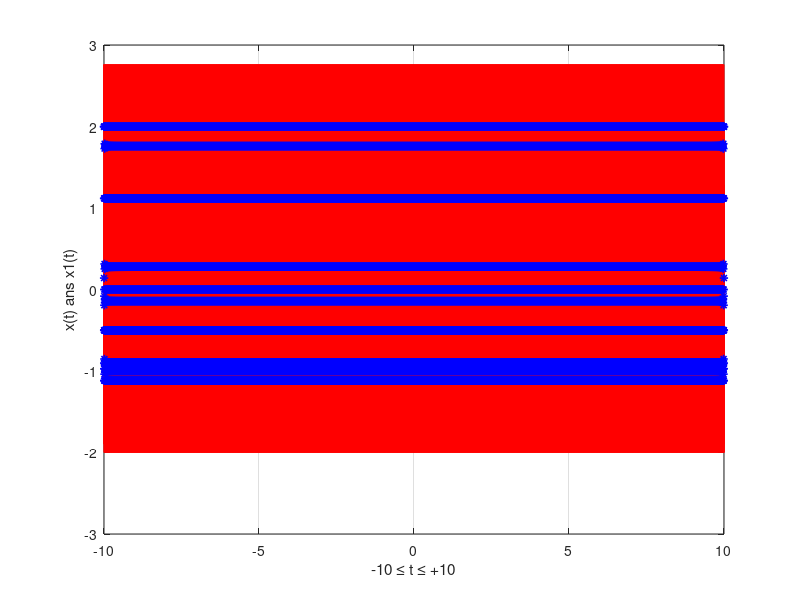

The MATLAB script that drew this image:
% Our signal is:
% x(t) = cos(100*pi*t) + cos(200*pi*t) + sin(500*pi*t)
% and our domain for the independent variable (t) is [-10,10].



% 1.Finding the minimum sampling frequency
%
% In order to find the minimum sample frequency (f_{s,min}) , we have to 
% find the maximum frequency implemented in signal.We need to express the 
% given signal as a superposition of fundamental sinusoidal signals.We can 
% write the signal as:
% x(t) = sin(100*pi*t + pi/2) + sin(200*pi*t + pi/2) + sin(500*pi*t)[1]
% 
% In general,a signal may be represented by the
% following mathematical form:
%
% x(t) = A * sin(2*pi*f*t+θ)
%
% A: denotes the amplitude of the oscillation.
% F: denotes the frequency of the oscillation.
% t: denotes the independent time variable.
% Θ: denotes the phase of the oscillation.
% 
% Looking at [1], we can tell that 100*pi = 2*pi*f1, 200*pi = 2*pi*f2 and
% 500*pi = 2*pi*f3.So we have f1=50hz, f2=100hz and f3=250hz.So the max
% frequency implemented on signal is fmax=f3=250hz.
%
% From the Nyquist Sampling Theorem, we know that:
% 
% 1/Ts >= 2*fmax <=> fs >= 2*fmax <=> fs >= 500hz, where Ts is the sample
% period. So we have f_{s,min} = 500hz





% 2.Representing the signal for -t_max <= t <= t_max where t_max = 10
% and step dt=0.001

dt = 0.001; %step
t_max = 10; %interval bound (-10 <= t <= 10)

t = -t_max:dt:t_max; %t is a 1*(2*t_max/dt + 1)= 1*20.001 dimension matrix that
% holds all the time values. t=[-10,-9.999,...,9.999,10]

x = cos(100*pi*t) + cos(200*pi*t) + sin(500*pi*t); %x is a matrix with
% the same dimensions as t. x holds the signal values, each value
% calculated as the corresponding x(t).
% x=[x(t(1)),x(t(2)),...,x(t(20.001))] = [x(-10),x(-9.999),...,x(10)]
   
figure('Name','exercise 2.2 through 2.5 signal representation'); %makes a figure window
%with the corresponding name

plot(t,x,'-r','LineWidth',1.3); %makes x,y axis representing every value in
%t with its corresponding x(t)

xlabel('-10 \leq t \leq +10');
ylabel('x(t)'); %x,y labels
grid on %show grid





% 3.Signal representation with sampling frequency fs=f_{s,min}=500hz <=> Ts=1/f_{s,min} <=>
% Ts=1/500 <=> Ts=0.002s. Signal can be effeciently reconstructed
% x(t_max) = x(Nmax*Ts) ==> t_max = Nmax * Ts ==> Nmax = t_max / Ts
% ==> Nmax = 10/0.002 = 5000

Ts = 0.002; %Sampling period
Nmax = t_max / Ts; %Max natural multiple of Ts
n1 = -Nmax:1:Nmax; %n1=[-Nmax,-Nmax+1,...,Nmax-1,Nmax] (natural multiples of Ts)

xs = cos(100*pi*n1*Ts) + cos(200*pi*n1*Ts) + sin(500*pi*n1*Ts);
% xs is a 1*(2*Nmax + 1) = 1*10001 dimension matrix that contains the 
% signal values for each natural multiple of Ts.
% xs=[xs(n1(1)),xs(n1(2)),...,xs(n1(10001))]=[xs(-5000),xs(-4999),...,xs(5000)]

x1 = zeros(1,length(t)); %x1 is a 1*20.001 dimension matrix with 0.Here,
%we are going to store each new signal value in the interval of [-tmax,tmax]
%with dt=0.001

% In order to get each new signal value for each t, we have to calculate the
% sum: 
%        Nmax
%        ----
%        \
% x(t) = /      x(n*Ts)*sinc((t-n*Ts)/Ts), for each t              
%        ----
%       n=-Nmax
%
% Each new x(t) value (let x1(t) be each new signal value) can be
% calculated with a matrix multiplication, which is equivalent to the
% sum above:
%
% x1(t) = xs*sinc, where 
% xs=[x(-Nmax*Ts),x((-Nmax+1)*Ts),...,x(Nmax*Ts)]
% and 
% sinc = [sinc((t-(-Nmax)*Ts)/Ts),sinc((t-(-Nmax+1)*Ts)/Ts),...,sinc((t-Nmax*Ts)/Ts)]^T
%
%
% Calculating the sum for each x1(t), based on the previusly mentioned 
% matrix multiplication:
for k = 1:1:length(t)
    x1(k) = xs * sinc((t(k)-n1*Ts)/Ts)';
end

%representing the results in the same figure window
hold on
plot(t,x1,'*b','LineWidth',1.2);
ylabel('x(t) ans x1(t)');

